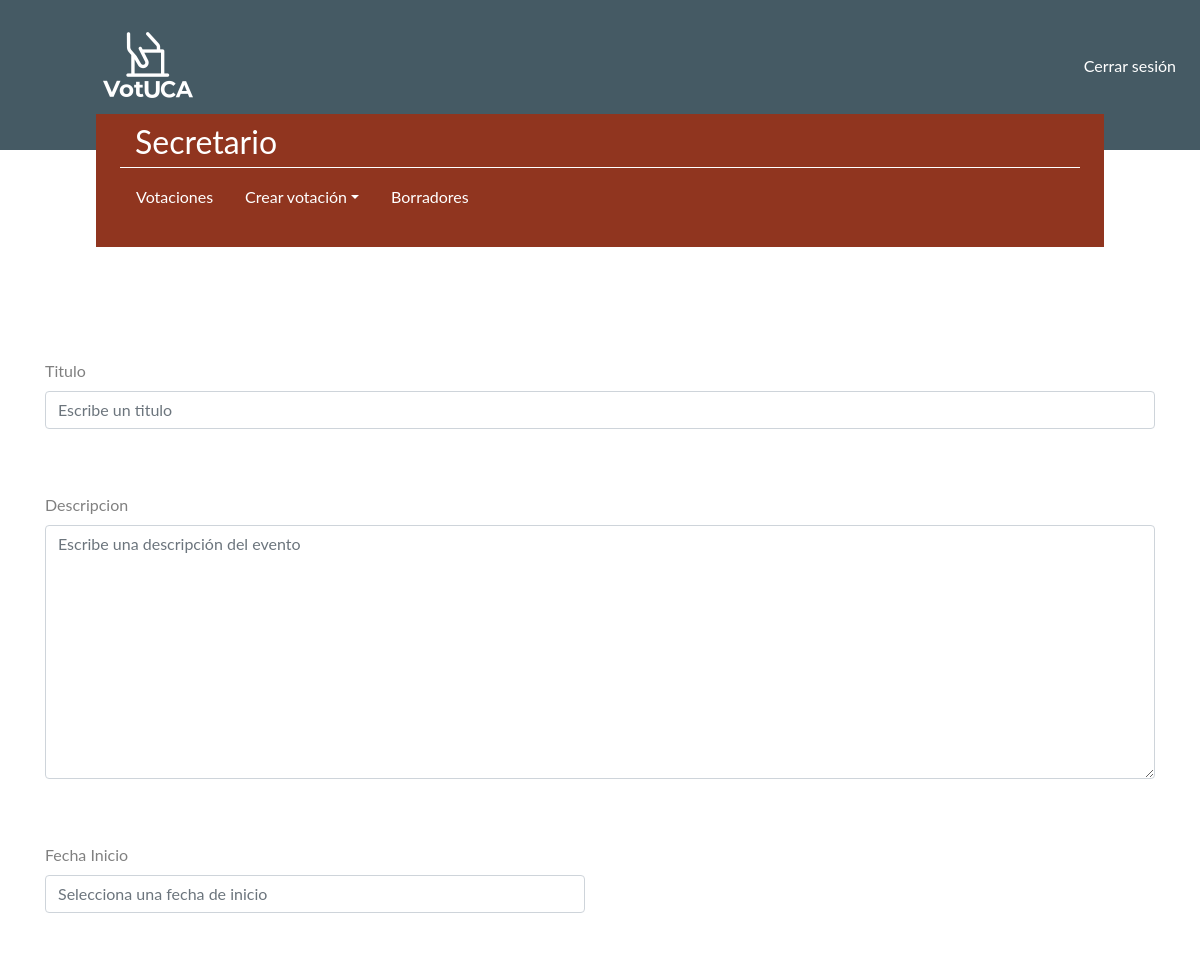
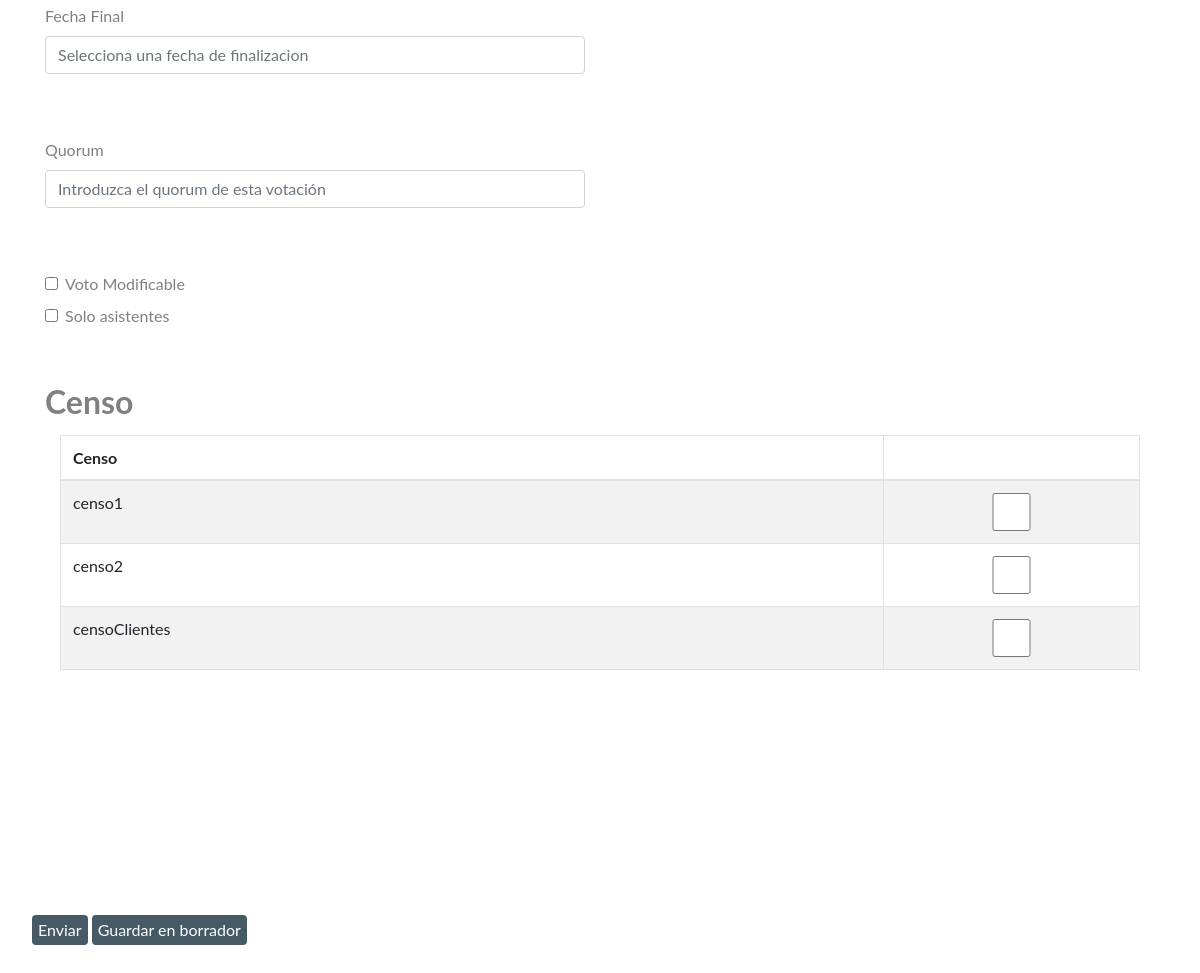
/secretario/crearVotacion/VotacionSimple, run on the app's committed database (2 pictures, top to bottom).
### tables this page shows
CREATE TABLE `ficheros_censo` (
  `Id` int(32) NOT NULL,
  `Nombre` varchar(200) NOT NULL
);

### application/controllers/Secretario.php (called while the page is built, shortened)
<?php
class Secretario extends CI_Controller{
  public function __construct(){
    $this->load->model('usuario_model');
    $this->load->model('votaciones_model');
    $this->load->model('mesa_model');
    $this->load->model('voto_model');
    $this->load->model('censo_model');
    $this->load->model('ponderaciones_model');
    $this->load->model('SecretariosDelegados_model');
    $this->load->library('pagination');
    $this->load->library('mailing');
  }
  public function crearVotacion($nombreTipo = '')
  {
    $this->load->view('elementos/headerSecretario');
    $nombreCensos = $this->censo_model->getCensos();
    $datos = array(
      'censos' => $nombreCensos
    );
    $tipoVotacion = $this->votaciones_model->getTipoVotacion($nombreTipo);
    switch($tipoVotacion->Nombre)
    {
      case 'VotacionSimple':
        $datos += array('permitirAsistentes' => true,
                        'permitirPonderaciones' => false,
                        'permitirRecuento' => false,
                        'permitirOpciones' => false,
                        'tipoVotacion' => $tipoVotacion->Id);
        $this->load->view('secretario/crearVotacion_view',$datos);
        break;
    }
  }
}
?>

### index.php (called while the page is built, shortened)
<?php
require_once BASEPATH.'core/CodeIgniter.php';

### application/models/Censo_model.php (called while the page is built, shortened)
<?php
class Censo_model extends CI_Model{
  public function getCensos()
  {
    $query = $this->db->query("SELECT * from ficheros_censo");
    return $query->result();
  }
}
?>

### application/views/secretario/crearVotacion_view.php (the view, shortened to what this page needs)
<!DOCTYPE html>
<html lang="en">
  <head>
    <link href="<?php echo base_url(); ?>/assets/css/prueba.css" rel="stylesheet">
    <link href="<?php echo base_url(); ?>/assets/css/behaviour/footer.css" rel="stylesheet">
    <link href="<?php echo base_url(); ?>/assets/css/behaviour/secretario.css" rel="stylesheet">
    <link rel="stylesheet" href="https://maxcdn.bootstrapcdn.com/font-awesome/4.7.0/css/font-awesome.min.css">
    <link rel="stylesheet" href="<?php echo base_url(); ?>/assets/css/bootstrap-datetimepicker.min.css">
  </head>
  <body>
<div class="container">
    <?=form_open(base_url().'secretario/insertarVotacion/');?>
            <?php
        		 $atributos = array(
        				'Id_TipoVotacion' => $tipoVotacion
        		); ?>
        		<?= form_hidden($atributos) ?> <br/><br/>
             <div class="form-group">
               <?php
                $atributos = array(
                   'name' => 'titulo',
                   'class' => 'form-control',
                   'id' => 'titulo',
                   'placeholder' =>'Escribe un titulo',
                   'required' => true,
                   'autocomplete' => 'off',
                   'value' => set_value('titulo')
               ); ?>
               <?= form_label('Titulo','titulo'); ?>
               <?= form_input($atributos) ?> <br/><br/>
             </div>
             <div class="form-group">
               <?php $atributos = array(
                   'name' => 'descripcion',
                   'class' => 'form-control',
                   'placeholder' =>'Escribe una descripción del evento',
                   'id' => 'descripcion',
                   'required' => true,
                   'autocomplete' => 'off',
                   'value' => set_value('descripcion')
               ); ?>
               <?= form_label('Descripcion','descripcion'); ?>
               <?= form_textarea($atributos) ?> <br/><br/>
             </div>
        <div class="form-group">
          <div class="row">
            <div class="col-sm-6">
          <?php
           $atributos = array(
              'id' => 'fecha_inicio',
              'name' => 'fecha_inicio',
              'class' => 'form-control datetimepicker-input',
              'data-toggle' => 'datetimepicker',
              'placeholder' =>'Selecciona una fecha de inicio',
              'required' => true,
              'autocomplete' => 'off',
              'value' => set_value('fecha_inicio')
          ); ?>
          <?= form_label('Fecha Inicio','fecha_inicio'); ?>
          <?= form_input($atributos) ?> <br/><br/>
            </div>
          </div>
        </div>
        <div class="form-group">
          <div class="row">
            <div class="col-sm-6">
          <?php $atributos = array(
              'id' => 'fecha_final',
              'name' => 'fecha_final',
              'class' => 'form-control datetimepicker-input',
              'data-toggle' => 'datetimepicker',
              'placeholder' =>'Selecciona una fecha de finalizacion',
              'required' => true,
              'autocomplete' => 'off',
              'value' => set_value('fecha_final')
          ); ?>
          <?= form_label('Fecha Final','fecha_final'); ?>
          <?= form_input($atributos) ?> <br/><br/>
            </div>
          </div>
        </div>
        <div class="form-group">
          <div class="row">
            <div class="col-sm-6">
          <?php
           $atributos = array(
              'name' => 'quorum',
              'class' => 'form-control',
              'id' => 'quorum',
              'placeholder' =>'Introduzca el quorum de esta votación',
              'required' => true,
              'autocomplete' => 'off',
              'value' => set_value('quorum')
          ); ?>
          <?= form_label('Quorum','quorum'); ?>
          <?= form_input($atributos) ?> <br/><br/>
        </div>
      </div>
    </div>
        <div class="form-check">
          <?php
           if(isset($_POST['esModificable'])) $check = 'checked';
           else{$check = false;}
          ?>
        <?php
        $atributos = array(
          'name' => 'esModificable',
          'class' => 'form-check-input',
          'type' => 'checkbox',
          'id' => 'esModificable',
          'value' => true,
          'checked' => $check
        );
        ?>
        <?= form_checkbox($atributos); ?>
        <?= form_label('Voto Modificable','esModificable'); ?>
      </div>
    <?php if(isset($permitirAsistentes) && $permitirAsistentes == true){?>
      <div class="form-check">
        <?php
         if(isset($_POST['soloAsistentes'])) $checkAsis = 'checked';
         else{$checkAsis = false;}
        ?>
        <?php
        $atributos = array(
          'name' => 'soloAsistentes',
          'class' => 'form-check-input',
          'type' => 'checkbox',
          'id' => 'soloAsistentes',
          'value' => true,
          'checked' => $checkAsis
        );
        ?>
        <?= form_checkbox($atributos); ?>
        <?= form_label('Solo asistentes','soloAsistentes'); ?>
      </div>
    <?php } ?>
    <?php if(isset($censos)){?>
      <br><br>
          <strong><h2><?= form_label('Censo',''); ?></h2></strong>
        <div class = "container">
          <div class="table-wrapper-scroll-y my-custom-scrollbar">
          <table class="display table table-striped table-bordered">
            <thead>
              <tr>
                <th>Censo</th>
                <th></th>
              </tr>
            </thead>
          <tbody>
            <tr>
              <?php foreach($censos as $censo){ ?>
                <td><?php echo $censo->Nombre?></td>
                <?php
                 if(isset($_POST['censo']) && in_array($censo->Nombre, $_POST['censo'])) $checkCenso = 'checked';
                 else{$checkCenso = false;}
                ?>
              <?php
                echo '<div class="form-check">';
                 $atributos = array(
                    'name' => 'censo[]',
                    'class' => 'form-control',
                    'type' => 'checkbox',
                    'id' => 'censo',
                    'value' => $censo->Nombre,
                    'checked' => $checkCenso
                );
                ?>
              <td><?= form_checkbox($atributos); ?></td>
            </div>
            <?php echo '</tr>'; ?>
            <?php }?>
          </tbody>
        </table>
      </div>
      </div>
    <?php }?>
      <br><br>
      <div class="row">
      <?php $atributos = array(
            'name' => 'submit_reg',
            'class' => 'btn btn-primary botones',
            'type' => 'submit',
            'value' => 'Enviar'
        ); ?>
        <?= form_submit($atributos);?>
        <?php $atributos = array(
            'name' => 'boton_borrador',
            'class' => 'btn btn-primary botones',
            'type' => 'submit',
            'value' => 'Guardar en borrador'
        ); ?>
        <?= form_submit($atributos);?>
        </div>
      <?= form_close(); ?>
    <br><br>
</div>
  </body>
</html>

### application/views/elementos/headerSecretario.php (shortened to what this page needs)
<div id="header">
    <nav class="navbar navbar-expand-md navbar-dark bg-dark">
      	<a class="navbar-brand" href="<?= base_url().'secretario/'?>">
        	<img id="logo-btn"  src="<?php echo base_url('assets/img/logo_menus.png')?>" style="height:5em;" alt="">
        </a>
        <div class="collapse navbar-collapse" id="navbarsExampleDefault">
           <ul class="navbar-nav ">
         <li class="nav-item my-2 my-lg-0 mr-sm-8">
        <a id="cerrar-ses" class="nav-link" href="<?= base_url().'login_controller/logout'?>">Cerrar sesión</a>
      </li>
    </ul>
      </div>
    </nav>
    <nav class="row is-flex see-overflow fixed" id="title-container">
        <div class="col-xs-12 col-sm-8">
            <h2>Secretario</h2>
        </div>
        <hr class="divider">
		<ul class="nav nav-pills">
  			<li class="nav-item ">
          <a style="border-radius: 0px;color: white" class="nav-link" href="<?= base_url().'secretario/'?>">Votaciones</a>
  			</li>
	  		<li class="nav-item dropdown">
	    		<a style="border-radius: 0px;color: white" class="nav-link dropdown-toggle" data-toggle="dropdown" href="#" role="button" aria-haspopup="true" aria-expanded="false">Crear votación</a>
	    	</li>
	    	<li class="nav-item active">
            	<a style="border-radius: 0px;color: white" class="nav-link" href="<?= base_url().'secretario/obtenerBorradores'?>">Borradores</a>
        	</li>
          <button class="navbar-toggler" type="button" data-toggle="collapse" data-target="#navbarsExampleDefault" aria-controls="navbarsExampleDefault" aria-expanded="false" aria-label="Toggle navigation">
            <span class="navbar-toggler-icon"></span>
          </button>
		</ul>
  </nav>
</div>

### assets/css/behaviour/secretario.css (style rules this page uses)
body { position: relative !important; background-color: #ffffff !important; font-size: 16px !important; font-family: 'Lato', Arial, Helvetica, sans-serif !important; font-weight: 400 !important; -webkit-font-smoothing: antialiased !important; background-size: 50% !important; }
#header > nav { padding-top: 10px; padding-bottom:30px; margin-bottom: -3%; }
#header > nav > a { padding-left:7%; }
#title-container { background-color: #90351f; padding: 2%; padding-bottom: 0.8%; position: relative; margin-top: -3%; margin-left: 8%; margin-right: 8%; }
.divider { width: 100%; border-color: white !important; margin-bottom: 0.9%; margin-top: 0; }
#cerrar-ses { color: white; margin-top: 1%; }
#tabla_secretario td,th { font-family: 'Lato', Arial, Helvetica, sans-serif; }
label { color: #808080 !important; font-family: 'Lato', Arial, Helvetica, sans-serif !important; }
h2, h4, h5, h6 { font-family: inherit; font-weight: inherit; line-height: 1.1; color: white; font-family: 'Lato', Arial, Helvetica, sans-serif; }
.botones { display: block; color: #fff; background-color: #455a64; border-color: #bdbdbd; text-decoration: none; padding: 6px 5px; margin: auto 2px; font-size: inherit; border-radius: 6; line-height: 1; border: 1px solid transparent; }

### data on the page
ficheros_censo: Nombre "censo1"
ficheros_censo: Nombre "censo2"
ficheros_censo: Nombre "censoClientes"

### other printed values
form_label('Titulo','titulo') "Titulo"
form_label('Descripcion','descripcion') "Descripcion"
form_label('Fecha Inicio','fecha_inicio') "Fecha Inicio"
form_label('Fecha Final','fecha_final') "Fecha Final"
form_label('Quorum','quorum') "Quorum"
form_label('Voto Modificable','esModificable') "Voto Modificable"
form_label('Solo asistentes','soloAsistentes') "Solo asistentes"
form_label('Censo','') "Censo"
